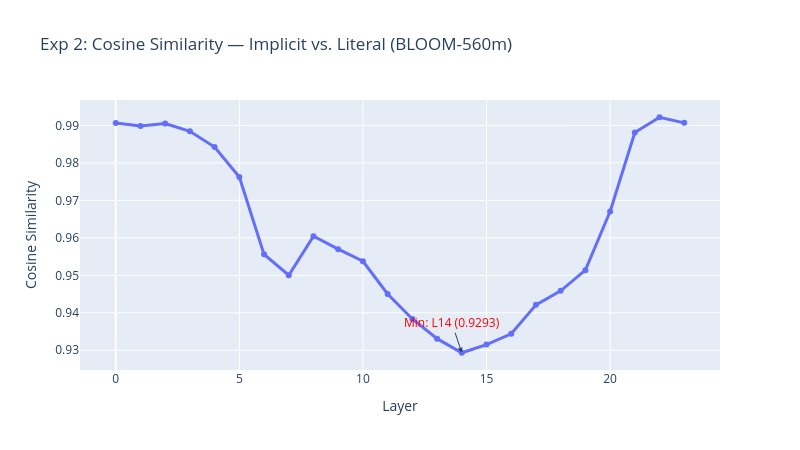

Write notebook code for a chart like this one.
### Markdown cell above
## Experiment 2: Cosine Similarity — Representational Divergence

At each layer, compute cosine similarity between implicit and literal residual streams (last token). The dip reveals where internal representations diverge most.

### Code cell
tokens_impl = model.to_tokens(IMPLICIT)
tokens_lit = model.to_tokens(LITERAL)
_, cache_impl = model.run_with_cache(tokens_impl)
_, cache_lit = model.run_with_cache(tokens_lit)

cos_sim_fn = torch.nn.CosineSimilarity(dim=0)
similarities = []

for layer in range(model.cfg.n_layers):
    resid_impl = cache_impl[f"blocks.{layer}.hook_resid_post"][0, -1, :]
    resid_lit = cache_lit[f"blocks.{layer}.hook_resid_post"][0, -1, :]
    sim = cos_sim_fn(resid_impl, resid_lit).item()
    similarities.append(sim)

min_layer = int(np.argmin(similarities))
min_sim = similarities[min_layer]

fig = go.Figure()
fig.add_trace(go.Scatter(
    x=list(range(model.cfg.n_layers)), y=similarities,
    mode="lines+markers", name="Cosine Similarity",
    marker=dict(size=6), line=dict(width=3),
))
fig.add_annotation(
    x=min_layer, y=min_sim,
    text=f"Min: L{min_layer} ({min_sim:.4f})",
    showarrow=True, arrowhead=2, font=dict(size=12, color="red"),
)
fig.update_layout(
    title="Exp 2: Cosine Similarity — Implicit vs. Literal (BLOOM-560m)",
    xaxis_title="Layer", yaxis_title="Cosine Similarity",
    height=450, width=800,
)
fig.write_image(f"{SAVE_DIR}/cosine_similarity.png", scale=2)
fig.show()

threshold = (min_sim + max(similarities)) / 2
dip_layers = [l for l, s in enumerate(similarities) if s < threshold]
if dip_layers:
    print(f"Cosine sim dip range: L{dip_layers[0]} to L{dip_layers[-1]}")
print(f"Minimum at layer {min_layer}: {min_sim:.4f}")

### Figure 1 — Plotly figure (JSON) as saved in the notebook; plotly's stock layout.template omitted (floating-point values rounded to 4 significant figures)
{"data": [{"line": {"width": 3}, "marker": {"size": 6}, "mode": "lines+markers", "name": "Cosine Similarity", "type": "scatter", "x": [0, 1, 2, 3, 4, 5, 6, 7, 8, 9, 10, 11, 12, 13, 14, 15, 16, 17, 18, 19, 20, 21, 22, 23], "y": [0.9907, 0.9899, 0.9905, 0.9884, 0.9842, 0.9762, 0.9556, 0.95, 0.9604, 0.957, 0.9538, 0.945, 0.9384, 0.9331, 0.9293, 0.9315, 0.9344, 0.9421, 0.9459, 0.9514, 0.967, 0.9881, 0.9922, 0.9907]}], "layout": {"annotations": [{"arrowhead": 2, "font": {"color": "red", "size": 12}, "showarrow": true, "text": "Min: L14 (0.9293)", "x": 14, "y": 0.9293}], "height": 450, "title": {"text": "Exp 2: Cosine Similarity — Implicit vs. Literal (BLOOM-560m)"}, "width": 800, "xaxis": {"title": {"text": "Layer"}}, "yaxis": {"title": {"text": "Cosine Similarity"}}}}
